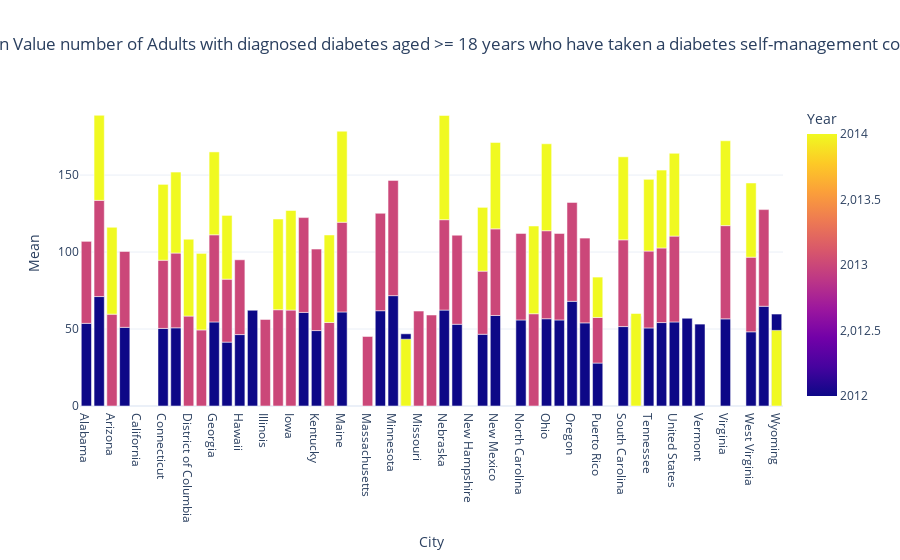
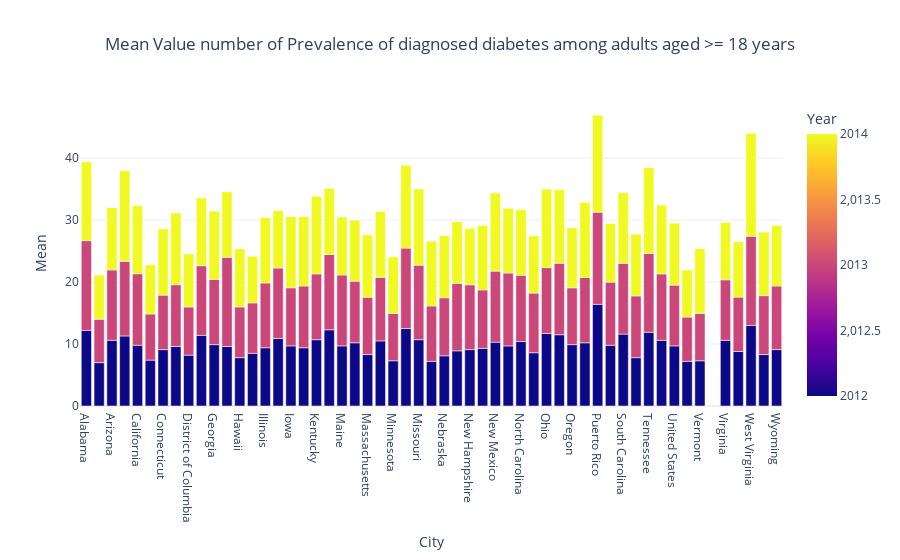

The notebook cell these images were saved under, in order:
### Markdown cell above
<h2>Key information on Alcohol Consumption</h2>
We retrieved some very useful informations already. The histograms show that the datasets are normally distributed and the boxplots enable us to visualize the amount of outliers. Outliers represent groups of people that have a large consumption of alcohol and that could lead to secondary health problems.
<br><br>
Furthermore, the alcohol consumption frequency is 4 days per week. We also discovered that the average person drinks over 7 drinks on a given occasion. The CDC considers excessive alcohol use for anyone drinking 4+ drinks each time and alcohol abuse with 14+ drinks per week. This means that the average american consumes <u>28 drinks</u> per week and over 50% has a harmful consumption of alcohol.
<br><br>
The pile graphs show a detailed distribution of each data per State per year alongside the US mean values. 
<br><br>
<b>Note 3:</b> Guam, Puerto Rico, The Virgin Islands and American Samoa are considered as extraterritorial part of the US and data was presented whenever available.
<br>
<b>Note 4:</b> The Virgins Islands graph is empty due to the total error being over 30% on the data collected.

### Code cell
# Filter for 'Mean' DataValueType and 'Diabetes' Disease
diabetes_data = filtered_collected_data[(filtered_collected_data['DataValueType'] == 'Crude Prevalence') & (filtered_collected_data['Disease'].str.contains('Diabetes', case=False))]

# filtering two types of questions from diabetes 
questions_filter = ['Prevalence of diagnosed diabetes among adults aged >= 18 years',
                    'Adults with diagnosed diabetes aged >= 18 years who have taken a diabetes self-management course']

# Filter the diabetes_data based on the specific questions
filtered_diabetes_data = diabetes_data[diabetes_data['Question'].isin(questions_filter)]

# Loop through each unique type of data in the 'Question' column
questions = filtered_diabetes_data['Question'].unique()

for question in questions:
    question_data = filtered_diabetes_data[filtered_diabetes_data['Question'] == question]
    if question_data.empty:
        print(f"No data available for question: {question}")
        continue

    # Plotting graphs of DataValueAlt to check distribution
    fig, axs = plt.subplots(1, 2, figsize=(12, 5))

    # Histogram
    diab_data = question_data['DataValueAlt'].dropna()
    axs[0].hist(diab_data,bins=10,density=True, alpha=0.6, color='b')
    
    mu, std = norm.fit(diab_data)

    xmin, xmax = axs[0].get_xlim()
    x = np.linspace(xmin, xmax, 100)
    p = norm.pdf(x, mu, std)
    axs[0].plot(x, p, 'k', linewidth=2)
    axs[0].set_xlabel('DataValueAlt')
    axs[0].set_ylabel('Density')
    axs[0].set_title(f'Histogram with Gaussian Fit for {question}')

    # Boxplot
    axs[1].boxplot(diab_data.values)
    axs[1].set_xlabel('DataValueAlt')
    axs[1].set_ylabel('Values')
    axs[1].set_title(f'Boxplot of "DataValueAlt" for {question}')
    axs[1].grid(False)

    # Adjusting the layout
    plt.tight_layout()
    plt.show()

    print(f'Here is the description of the dataset for the column "DataValueAlt" for\n {question}:\n')
    print(question_data['DataValueAlt'].describe())

    # Calculating the outliers
    Q1 = question_data['DataValueAlt'].quantile(0.25)
    Q3 = question_data['DataValueAlt'].quantile(0.75)
    IQR = Q3 - Q1
    inferior_limit = Q1 - 1.5 * IQR
    superior_limit = Q3 + 1.5 * IQR

    # Filtering the outliers
    outliers = question_data[(question_data['DataValueAlt'] < inferior_limit) | (question_data['DataValueAlt'] > superior_limit)]

    print(f"The superior limit is {superior_limit:.2f}.\n The inferior limit is {inferior_limit:.2f}.\n The Interquartile Range is {IQR:.2f}.")
    
    # Grouping data by 'YearStart' and 'LocationDesc' and calculating the mean of 'DataValueAlt'
    grouped_data = question_data.groupby(['YearStart', 'LocationDesc'])['DataValueAlt'].mean().reset_index()
    
    # Creating an interactive bar graph for the full dataset
    fig_full_data = px.bar(grouped_data,
                           x='LocationDesc',
                           y='DataValueAlt',
                           color='YearStart',
                           barmode='group',
                           title=f'Mean Value number of {question}',
                           labels={'DataValueAlt': 'Mean', 'LocationDesc': 'City', 'YearStart': 'Year'})

    # Updating the layout for a modern look
    fig_full_data.update_layout(
        template='plotly_white',  # Choose a modern template
        xaxis_title='City',
        yaxis_title='Mean',
        title_x=0.5,  # Center the title
        legend_title_text='Year'
    )

    # Show the figure
    fig_full_data.show()

    print()

### Figure 1 — Plotly figure (JSON) as saved in the notebook; plotly's stock layout.template omitted (floating-point values rounded to 4 significant figures; data arrays with more than 128 entries replaced by an {"elided": "..."} marker saying what was removed)
{"data": [{"alignmentgroup": "True", "hovertemplate": "City=%{x}<br>Mean=%{y}<br>Year=%{marker.color}<extra></extra>", "legendgroup": "", "marker": {"color": {"elided": "165 int values"}, "coloraxis": "coloraxis", "pattern": {"shape": ""}}, "name": "", "offsetgroup": "", "orientation": "v", "showlegend": false, "textposition": "auto", "type": "bar", "x": {"elided": "165 str values"}, "xaxis": "x", "y": {"elided": "165 float values"}, "yaxis": "y"}], "layout": {"barmode": "group", "coloraxis": {"colorbar": {"title": {"text": "Year"}}, "colorscale": [[0, "#0d0887"], [0.1111, "#46039f"], [0.2222, "#7201a8"], [0.3333, "#9c179e"], [0.4444, "#bd3786"], [0.5556, "#d8576b"], [0.6667, "#ed7953"], [0.7778, "#fb9f3a"], [0.8889, "#fdca26"], [1, "#f0f921"]]}, "legend": {"title": {"text": "Year"}, "tracegroupgap": 0}, "title": {"text": "Mean Value number of Adults with diagnosed diabetes aged >= 18 years who have taken a diabetes self-management course", "x": 0.5}, "xaxis": {"anchor": "y", "domain": [0, 1], "title": {"text": "City"}}, "yaxis": {"anchor": "x", "domain": [0, 1], "title": {"text": "Mean"}}}}

### Figure 2 — Plotly figure (JSON) as saved in the notebook; plotly's stock layout.template omitted (floating-point values rounded to 4 significant figures; data arrays with more than 128 entries replaced by an {"elided": "..."} marker saying what was removed)
{"data": [{"alignmentgroup": "True", "hovertemplate": "City=%{x}<br>Mean=%{y}<br>Year=%{marker.color}<extra></extra>", "legendgroup": "", "marker": {"color": {"elided": "165 int values"}, "coloraxis": "coloraxis", "pattern": {"shape": ""}}, "name": "", "offsetgroup": "", "orientation": "v", "showlegend": false, "textposition": "auto", "type": "bar", "x": {"elided": "165 str values"}, "xaxis": "x", "y": {"elided": "165 float values"}, "yaxis": "y"}], "layout": {"barmode": "group", "coloraxis": {"colorbar": {"title": {"text": "Year"}}, "colorscale": [[0, "#0d0887"], [0.1111, "#46039f"], [0.2222, "#7201a8"], [0.3333, "#9c179e"], [0.4444, "#bd3786"], [0.5556, "#d8576b"], [0.6667, "#ed7953"], [0.7778, "#fb9f3a"], [0.8889, "#fdca26"], [1, "#f0f921"]]}, "legend": {"title": {"text": "Year"}, "tracegroupgap": 0}, "title": {"text": "Mean Value number of Prevalence of diagnosed diabetes among adults aged >= 18 years", "x": 0.5}, "xaxis": {"anchor": "y", "domain": [0, 1], "title": {"text": "City"}}, "yaxis": {"anchor": "x", "domain": [0, 1], "title": {"text": "Mean"}}}}
